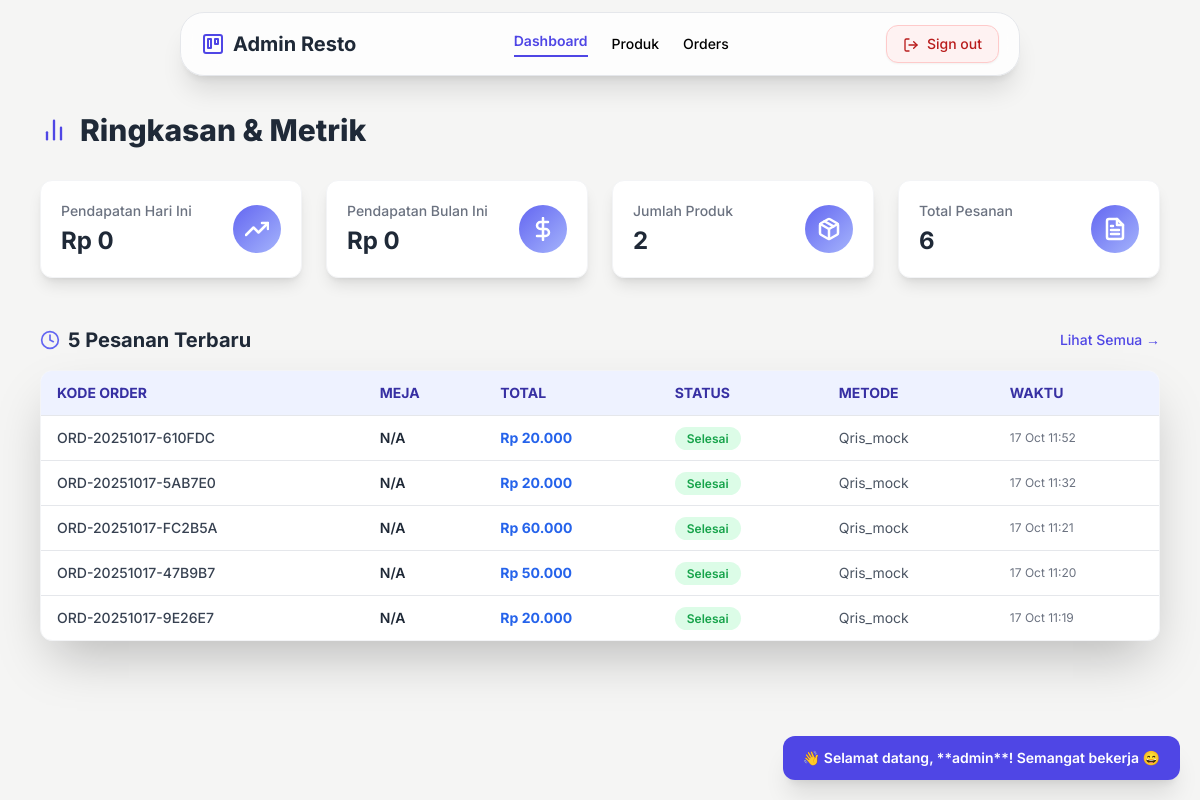
/admin/dashboard.php (signed in), run on an earlier commit of the app's database.
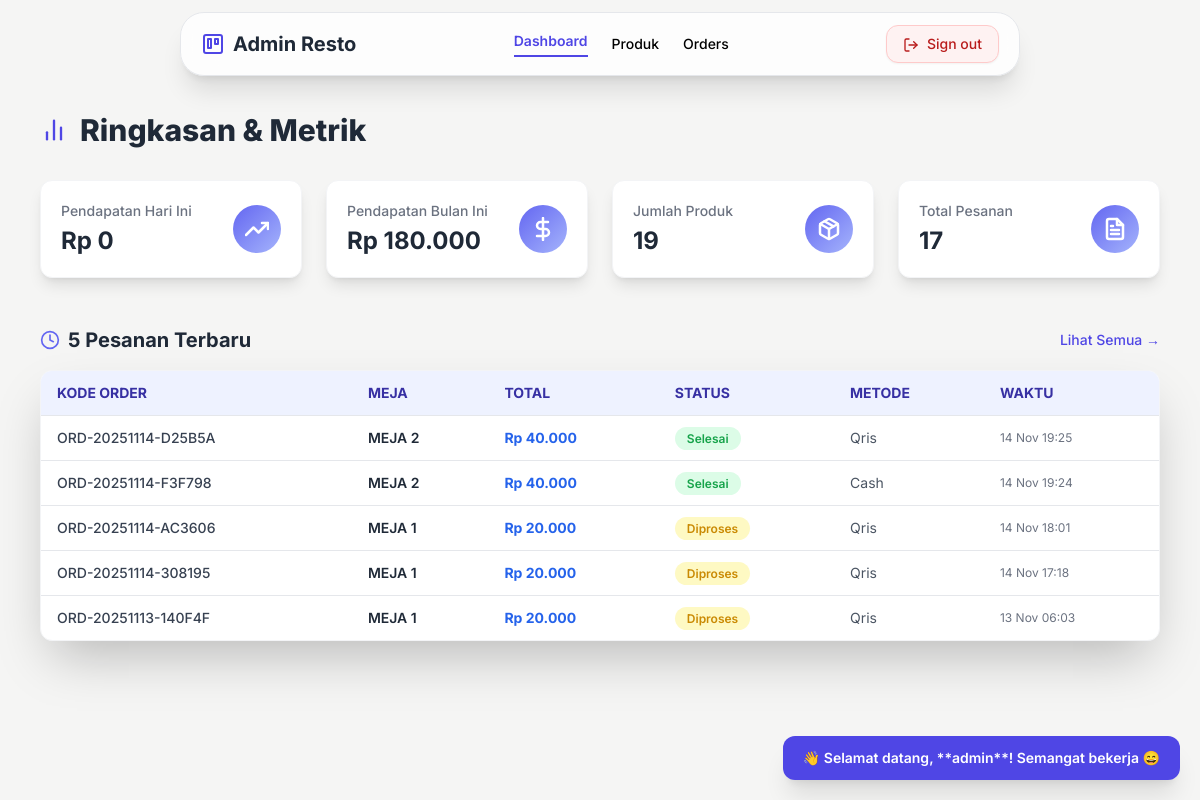
And on a later commit of the database.
### tables this page shows
CREATE TABLE `orders` (
  `id` int(11) NOT NULL,
  `order_code` varchar(100) NOT NULL,
  `user_id` int(11) DEFAULT NULL,
  `table_number` varchar(100) NOT NULL,
  `table_id` int(11) DEFAULT NULL,
  `total` decimal(12,2) NOT NULL DEFAULT 0.00,
  `payment_method` enum('cash','qris','qris_mock') NOT NULL,
  `status` enum('pending','processing','done','cancelled') DEFAULT 'pending',
  `midtrans_id` varchar(255) DEFAULT NULL,
  `created_at` timestamp NULL DEFAULT current_timestamp(),
  `updated_at` timestamp NULL DEFAULT NULL
);

CREATE TABLE `tables` (
  `id` int(11) NOT NULL,
  `name` varchar(50) NOT NULL,
  `code` varchar(50) NOT NULL
);

### app/helpers.php (called while the page is built, shortened)
<?php
function e($string) {
    return htmlspecialchars($string, ENT_QUOTES, 'UTF-8');
}
function currency($number) {
    return 'Rp ' . number_format($number, 0, ',', '.');
}

### admin/dashboard.php (the view, shortened to what the changed rows need)
<?php
require_once '../config/config.php';
require_once '../app/helpers.php';
try {
    $totalProduk = $pdo->query("SELECT COUNT(*) FROM products")->fetchColumn();
    $totalPesanan = $pdo->query("SELECT COUNT(*) FROM orders")->fetchColumn();
    $month = date('Y-m');
    $stmt = $pdo->prepare("SELECT SUM(total) FROM orders WHERE DATE_FORMAT(created_at,'%Y-%m')=? AND status IN ('done', 'processing')");
    $stmt->execute([$month]);
    $pendapatanBulan = $stmt->fetchColumn() ?? 0;
    $orders = $pdo->query("SELECT o.*, t.name AS table_name FROM orders o
                           LEFT JOIN tables t ON o.table_id = t.id
                           ORDER BY created_at DESC LIMIT 5")->fetchAll(PDO::FETCH_ASSOC);
} catch (PDOException $e) {
    error_log("Database error in dashboard: " . $e->getMessage());
    $totalProduk = 0;
    $totalPesanan = 0;
    $pendapatanHari = 0;
    $pendapatanBulan = 0;
    $orders = [];
    $message = "❌ Gagal memuat data dashboard.";
}
$statusMap = [
    'pending' => 'Pending',
    'processing' => 'Diproses',
    'done' => 'Selesai',
    'cancelled' => 'Dibatalkan'
];
$statusClassMap = [
    'pending' => 'bg-gray-100 text-gray-600',
    'processing' => 'bg-yellow-100 text-yellow-600',
    'done' => 'bg-green-100 text-green-600',
    'cancelled' => 'bg-red-100 text-red-600'
];
?>
<!DOCTYPE html>
<html lang="id">
<head>
  <script src="https://cdn.tailwindcss.com"></script>
</head>
<body class="bg-stone-100 min-h-screen">
  <main class="pt-28 px-4 md:px-10 max-w-7xl mx-auto">
    <h2 class="text-3xl font-extrabold mb-8 text-gray-800 flex items-center">
        <i data-feather="bar-chart-2" class="w-7 h-7 mr-3 text-indigo-600"></i>
        Ringkasan & Metrik
    </h2>
    <div class="grid grid-cols-1 sm:grid-cols-2 lg:grid-cols-4 gap-6 mb-12">
      <div class="bg-white p-5 rounded-xl shadow-lg border border-gray-100 flex items-center justify-between transition hover:shadow-xl">
        <div>
          <p class="text-sm font-medium text-gray-500 mb-1">Pendapatan Bulan Ini</p>
          <h3 class="text-2xl font-bold text-gray-800 mt-1"><?= currency($pendapatanBulan) ?></h3>
        </div>
      </div>
      <div class="bg-white p-5 rounded-xl shadow-lg border border-gray-100 flex items-center justify-between transition hover:shadow-xl">
        <div>
          <p class="text-sm font-medium text-gray-500 mb-1">Jumlah Produk</p>
          <h3 class="text-2xl font-bold text-gray-800 mt-1"><?= $totalProduk ?></h3>
        </div>
      </div>
      <div class="bg-white p-5 rounded-xl shadow-lg border border-gray-100 flex items-center justify-between transition hover:shadow-xl">
        <div>
          <p class="text-sm font-medium text-gray-500 mb-1">Total Pesanan</p>
          <h3 class="text-2xl font-bold text-gray-800 mt-1"><?= $totalPesanan ?></h3>
        </div>
      </div>
    </div>
    <div class="mt-8">
      <div class="flex justify-between items-center mb-4">
        <h2 class="text-xl font-bold text-gray-800 flex items-center">
            <i data-feather="clock" class="w-5 h-5 mr-2 text-indigo-500"></i>
            5 Pesanan Terbaru
        </h2>
      </div>
      <div class="overflow-x-auto bg-white rounded-xl shadow-2xl border border-gray-100">
        <table class="min-w-full text-sm">
          <thead class="bg-indigo-50 text-indigo-800 uppercase font-semibold">
            <tr>
              <th class="py-3 px-4 text-left">Kode Order</th>
              <th class="py-3 px-4 text-left">Meja</th>
              <th class="py-3 px-4 text-left">Total</th>
              <th class="py-3 px-4 text-left">Status</th>
              <th class="py-3 px-4 text-left">Metode</th>
              <th class="py-3 px-4 text-left">Waktu</th>
            </tr>
          </thead>
          <tbody>
            <?php if (empty($orders)): ?>
                <tr><td colspan="6" class="py-10 text-center text-gray-500">
                    <i data-feather="inbox" class="w-6 h-6 mx-auto mb-2"></i>
                    <p>Tidak ada pesanan terbaru.</p>
                </td></tr>
            <?php else: foreach ($orders as $o): ?>
              <tr class="border-t hover:bg-indigo-50/50 transition duration-150">
                <td class="py-3 px-4 font-medium text-gray-700"><?= e($o['order_code']) ?></td>
                <td class="py-3 px-4 font-semibold text-gray-800"><?= e($o['table_name'] ?? 'N/A') ?></td>
                <td class="py-3 px-4 text-blue-600 font-bold"><?= currency($o['total']) ?></td>
                <td class="py-3 px-4">
                  <span class="px-3 py-1 rounded-full text-xs font-semibold
                    <?= $statusClassMap[$o['status']] ?? 'bg-gray-100 text-gray-600' ?>">
                    <?= $statusMap[$o['status']] ?? ucfirst($o['status']) ?>
                  </span>
                </td>
                <td class="py-3 px-4 text-gray-600"><?= ucfirst($o['payment_method']) ?></td>
                <td class="py-3 px-4 text-gray-500 text-xs"><?= date('d M H:i', strtotime($o['created_at'])) ?></td>
              </tr>
            <?php endforeach; endif; ?>
          </tbody>
        </table>
      </div>
    </div>
  </main>
</body>
</html>

What changed in the data, as far as the page shows it:
no longer on this page (row edited): orders: order_code "ORD-20251017-610FDC", table_name "N/A", total "Rp 20.000", status "Selesai", payment_method "Qris_mock", created_at "17 Oct 11:52"
no longer on this page (row edited): orders: order_code "ORD-20251017-5AB7E0", table_name "N/A", total "Rp 20.000", status "Selesai", payment_method "Qris_mock", created_at "17 Oct 11:32"
no longer on this page (row edited): orders: order_code "ORD-20251017-FC2B5A", table_name "N/A", total "Rp 60.000", status "Selesai", payment_method "Qris_mock", created_at "17 Oct 11:21"
no longer on this page (row edited): orders: order_code "ORD-20251017-47B9B7", table_name "N/A", total "Rp 50.000", status "Selesai", payment_method "Qris_mock", created_at "17 Oct 11:20"
no longer on this page (row edited): orders: order_code "ORD-20251017-9E26E7", table_name "N/A", total "Rp 20.000", status "Selesai", payment_method "Qris_mock", created_at "17 Oct 11:19"
added orders: order_code "ORD-20251114-D25B5A", table.name "MEJA 2", total "Rp 40.000", status "Selesai", payment_method "Qris", created_at "14 Nov 19:25"
added orders: order_code "ORD-20251114-F3F798", table.name "MEJA 2", total "Rp 40.000", status "Selesai", payment_method "Cash", created_at "14 Nov 19:24"
added orders: order_code "ORD-20251114-AC3606", table.name "MEJA 1", total "Rp 20.000", status "Diproses", payment_method "Qris", created_at "14 Nov 18:01"
added orders: order_code "ORD-20251114-308195", table.name "MEJA 1", total "Rp 20.000", status "Diproses", payment_method "Qris", created_at "14 Nov 17:18"
added orders: order_code "ORD-20251113-140F4F", table.name "MEJA 1", total "Rp 20.000", status "Diproses", payment_method "Qris", created_at "13 Nov 06:03"
Also different on the page:
currency($pendapatanBulan): "Rp 0" → "Rp 180.000"
$totalProduk: "2" → "19"
$totalPesanan: "6" → "17"
